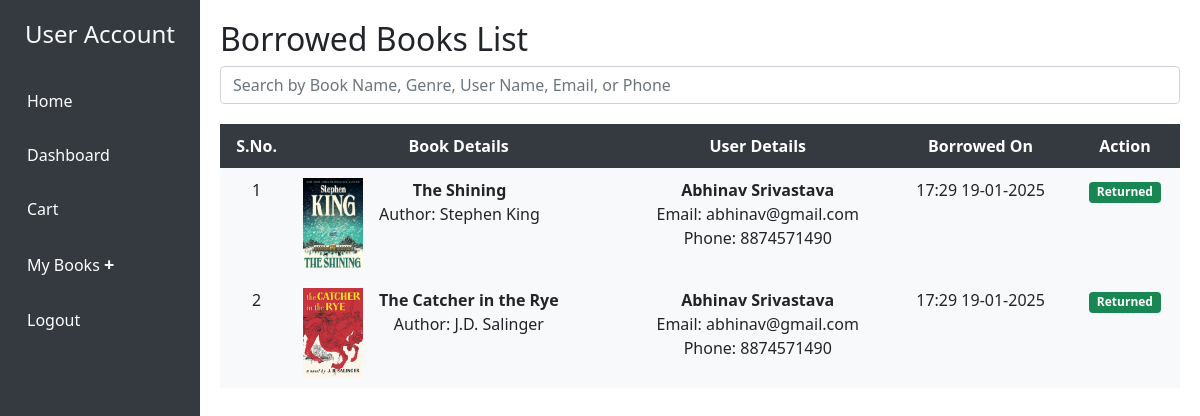
Screenshot of /users/books-returned.php (signed in) with the database file from the repository.
### tables this page shows
CREATE TABLE `borrowed_books` (
  `id` int(11) NOT NULL,
  `user_id` int(11) NOT NULL,
  `book_id` int(11) NOT NULL,
  `created_on` timestamp NOT NULL DEFAULT current_timestamp(),
  `created_by` int(11) NOT NULL,
  `action_on` timestamp NULL DEFAULT NULL,
  `action_by` int(11) DEFAULT NULL,
  `returned_on` datetime DEFAULT NULL,
  `returned_by` int(11) NOT NULL,
  `status` tinyint(1) NOT NULL DEFAULT 0 COMMENT '''0'' - Pending, ''1'' - Approved, ''2'' - Rejected, ''3'' - Return Requested, ''4'' - Returned'
);

CREATE TABLE `books` (
  `id` int(11) NOT NULL,
  `name` varchar(255) NOT NULL,
  `image` varchar(255) DEFAULT NULL,
  `author` varchar(255) NOT NULL,
  `genre` varchar(100) NOT NULL,
  `description` text DEFAULT NULL,
  `trending` int(11) NOT NULL DEFAULT 0 COMMENT '''0'' - Not Trending, ''1'' - Trending',
  `quantity` int(11) DEFAULT 0,
  `status` int(11) NOT NULL DEFAULT 0 COMMENT '''0'' - Visible, ''1'' - Archived',
  `modified_on` datetime NOT NULL DEFAULT current_timestamp(),
  `modified_by` int(11) NOT NULL,
  `created_on` datetime DEFAULT current_timestamp(),
  `created_by` int(11) NOT NULL
);

CREATE TABLE `users` (
  `id` int(11) NOT NULL,
  `name` varchar(100) DEFAULT NULL,
  `phone` varchar(100) NOT NULL,
  `dob` varchar(100) NOT NULL,
  `email` varchar(100) DEFAULT NULL,
  `password` varchar(255) DEFAULT NULL,
  `role` int(11) DEFAULT 1 COMMENT '''0'' - Admin, ''1'' - User',
  `CREATED_ON` datetime NOT NULL DEFAULT current_timestamp()
);

### users/books-returned.php (the view, shortened to what this page needs)
<?php
include('../includes/db.php');
$user_id = $_SESSION['user_id'];
$query = "SELECT * FROM borrowed_books WHERE user_id = $user_id ORDER BY created_on DESC";
$result = mysqli_query($conn, $query);
?>
<!DOCTYPE html>
<html lang="en">
<head>
    <link href="https://cdn.jsdelivr.net/npm/bootstrap@5.1.3/dist/css/bootstrap.min.css" rel="stylesheet">
    <link href="../assets/user.css" rel="stylesheet">
</head>
<body>
    <div class="container-fluid">
        <div class="row">
            <?php include('user-sidebar.php'); ?>
            <div class="col-md-10 content">
                <h2>Borrowed Books List</h2>
                <input type="text" id="search-bar" class="form-control mb-3" placeholder="Search by Book Name, Genre, User Name, Email, or Phone" />
                <table class="table table-borderless">
                    <thead>
                        <tr>
                            <th>S.No.</th>
                            <th>Book Details</th>
                            <th>User Details</th>
                            <th>Borrowed On</th>
                            <th>Action</th>
                        </tr>
                    </thead>
                    <tbody id="borrowed-books-list">
                        <?php
                        $x = 1;
                        while ($row = mysqli_fetch_assoc($result)):
                            if($row['status'] == '4'){
                            $book_id = $row['book_id'];
                            $book_query = "SELECT * FROM books WHERE id = $book_id";
                            $book_result = mysqli_query($conn, $book_query);
                            $book = mysqli_fetch_assoc($book_result);
                            $user_id = $row['user_id'];
                            $user_query = "SELECT * FROM users WHERE id = $user_id";
                            $user_result = mysqli_query($conn, $user_query);
                            $user = mysqli_fetch_assoc($user_result);
                            $borrowed_on = date(" H:i d-m-Y", strtotime($row['action_on']));
                        ?>
                        <tr class="borrowed-book-item">
                            <td><?php echo $x++; ?></td>
                            <td>
                                <div class="d-flex">
                                    <div class="me-3">
                                        <img src="../admin/images/<?php echo $book['image']; ?>" alt="Book Image" class="book-image" style="width: 60px; height: 90px;">
                                    </div>
                                    <div>
                                        <strong><?php echo $book['name']; ?></strong><br>
                                        Author: <?php echo $book['author']; ?>
                                    </div>
                                </div>
                            </td>
                            <td>
                                <strong><?php echo $user['name']; ?></strong><br>
                                Email: <?php echo $user['email']; ?><br>
                                Phone: <?php echo $user['phone']; ?>
                            </td>
                            <td><?php echo $borrowed_on; ?></td>
                            <td>
                                <?php if ($row['status'] == 0): ?>
                                    <span class="badge bg-info">Borrow Requested</span>
                                <?php elseif ($row['status'] == 1): ?>
                                    <span class="badge bg-warning">Borrowed</span>
                                <?php elseif ($row['status'] == 2): ?>
                                    <span class="badge bg-danger">Borrow Rejected</span>
                                <?php elseif ($row['status'] == 3): ?>
                                    <span class="badge bg-dark">Return Requested</span>
                                <?php elseif ($row['status'] == 4): ?>
                                    <span class="badge bg-success">Returned</span>
                                <?php endif; ?>
                            </td>
                        </tr>
                        <?php } endwhile; ?>
                    </tbody>
                </table>
            </div>
        </div>
    </div>
</body>
</html>

### assets/user.css (style rules this page uses)
.content { padding: 20px; }
.table { width: 100%; margin-top: 20px; border-collapse: collapse; }
.table th, .table td { text-align: center; padding: 10px; }
.table th { background-color: #343a40; color: white; }
.table td { background-color: #f8f9fa; }
.table td, .table th { border: none; }
.table .book-image { width: 60px; height: auto; }

### rows the page displays
borrowed_books: book.image (picture), book.name "The Shining", book.author "Stephen King", user.name "Abhinav Srivastava", user.email "abhinav@gmail.com", user.phone "8874571490", action_on "17:29 19-01-2025", status "Returned"
borrowed_books: book.image (picture), book.name "The Catcher in the Rye", book.author "J.D. Salinger", user.name "Abhinav Srivastava", user.email "abhinav@gmail.com", user.phone "8874571490", action_on "17:29 19-01-2025", status "Returned"
